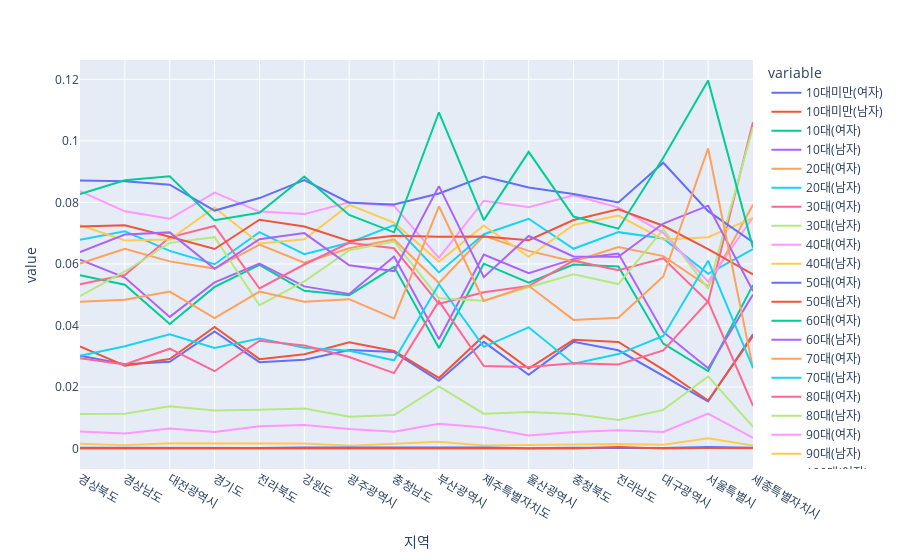

Here is the notebook cell this chart was saved with:
### Code cell
fig = px.line(age_gender)
fig.show()

### Figure 1 — Plotly figure (JSON) as saved in the notebook; plotly's stock layout.template omitted (floating-point values rounded to 4 significant figures)
{"data": [{"hovertemplate": "variable=10대미만(여자)<br>지역=%{x}<br>value=%{y}<extra></extra>", "legendgroup": "10대미만(여자)", "line": {"color": "#636efa", "dash": "solid"}, "mode": "lines", "name": "10대미만(여자)", "orientation": "v", "showlegend": true, "type": "scatter", "x": ["경상북도", "경상남도", "대전광역시", "경기도", "전라북도", "강원도", "광주광역시", "충청남도", "부산광역시", "제주특별자치도", "울산광역시", "충청북도", "전라남도", "대구광역시", "서울특별시", "세종특별자치시"], "xaxis": "x", "y": [0.03016, 0.0274, 0.0282, 0.03803, 0.02809, 0.02889, 0.03199, 0.03137, 0.022, 0.03469, 0.02399, 0.03468, 0.03193, 0.02376, 0.01532, 0.03716], "yaxis": "y"}, {"hovertemplate": "variable=10대미만(남자)<br>지역=%{x}<br>value=%{y}<extra></extra>", "legendgroup": "10대미만(남자)", "line": {"color": "#EF553B", "dash": "solid"}, "mode": "lines", "name": "10대미만(남자)", "orientation": "v", "showlegend": true, "type": "scatter", "x": ["경상북도", "경상남도", "대전광역시", "경기도", "전라북도", "강원도", "광주광역시", "충청남도", "부산광역시", "제주특별자치도", "울산광역시", "충청북도", "전라남도", "대구광역시", "서울특별시", "세종특별자치시"], "xaxis": "x", "y": [0.03319, 0.0269, 0.02909, 0.03951, 0.02906, 0.03068, 0.03457, 0.03171, 0.02295, 0.03669, 0.026, 0.03534, 0.03465, 0.02563, 0.01563, 0.0366], "yaxis": "y"}, {"hovertemplate": "variable=10대(여자)<br>지역=%{x}<br>value=%{y}<extra></extra>", "legendgroup": "10대(여자)", "line": {"color": "#00cc96", "dash": "solid"}, "mode": "lines", "name": "10대(여자)", "orientation": "v", "showlegend": true, "type": "scatter", "x": ["경상북도", "경상남도", "대전광역시", "경기도", "전라북도", "강원도", "광주광역시", "충청남도", "부산광역시", "제주특별자치도", "울산광역시", "충청북도", "전라남도", "대구광역시", "서울특별시", "세종특별자치시"], "xaxis": "x", "y": [0.05635, 0.05326, 0.04049, 0.05255, 0.05968, 0.05129, 0.04985, 0.05908, 0.03268, 0.06009, 0.05387, 0.05981, 0.05915, 0.0341, 0.02521, 0.05317], "yaxis": "y"}, {"hovertemplate": "variable=10대(남자)<br>지역=%{x}<br>value=%{y}<extra></extra>", "legendgroup": "10대(남자)", "line": {"color": "#ab63fa", "dash": "solid"}, "mode": "lines", "name": "10대(남자)", "orientation": "v", "showlegend": true, "type": "scatter", "x": ["경상북도", "경상남도", "대전광역시", "경기도", "전라북도", "강원도", "광주광역시", "충청남도", "부산광역시", "제주특별자치도", "울산광역시", "충청북도", "전라남도", "대구광역시", "서울특별시", "세종특별자치시"], "xaxis": "x", "y": [0.06136, 0.05557, 0.04279, 0.05399, 0.06008, 0.05271, 0.05025, 0.06242, 0.03551, 0.06308, 0.05697, 0.06157, 0.06338, 0.0379, 0.02612, 0.05005], "yaxis": "y"}, {"hovertemplate": "variable=20대(여자)<br>지역=%{x}<br>value=%{y}<extra></extra>", "legendgroup": "20대(여자)", "line": {"color": "#FFA15A", "dash": "solid"}, "mode": "lines", "name": "20대(여자)", "orientation": "v", "showlegend": true, "type": "scatter", "x": ["경상북도", "경상남도", "대전광역시", "경기도", "전라북도", "강원도", "광주광역시", "충청남도", "부산광역시", "제주특별자치도", "울산광역시", "충청북도", "전라남도", "대구광역시", "서울특별시", "세종특별자치시"], "xaxis": "x", "y": [0.0601, 0.06492, 0.06083, 0.05848, 0.06626, 0.06037, 0.06508, 0.06797, 0.0538, 0.06913, 0.06424, 0.06082, 0.06552, 0.06256, 0.05271, 0.07928], "yaxis": "y"}, {"hovertemplate": "variable=20대(남자)<br>지역=%{x}<br>value=%{y}<extra></extra>", "legendgroup": "20대(남자)", "line": {"color": "#19d3f3", "dash": "solid"}, "mode": "lines", "name": "20대(남자)", "orientation": "v", "showlegend": true, "type": "scatter", "x": ["경상북도", "경상남도", "대전광역시", "경기도", "전라북도", "강원도", "광주광역시", "충청남도", "부산광역시", "제주특별자치도", "울산광역시", "충청북도", "전라남도", "대구광역시", "서울특별시", "세종특별자치시"], "xaxis": "x", "y": [0.06786, 0.07062, 0.06425, 0.05989, 0.07032, 0.06316, 0.06688, 0.07262, 0.05723, 0.06967, 0.07469, 0.06494, 0.07034, 0.06825, 0.05678, 0.06483], "yaxis": "y"}, {"hovertemplate": "variable=30대(여자)<br>지역=%{x}<br>value=%{y}<extra></extra>", "legendgroup": "30대(여자)", "line": {"color": "#FF6692", "dash": "solid"}, "mode": "lines", "name": "30대(여자)", "orientation": "v", "showlegend": true, "type": "scatter", "x": ["경상북도", "경상남도", "대전광역시", "경기도", "전라북도", "강원도", "광주광역시", "충청남도", "부산광역시", "제주특별자치도", "울산광역시", "충청북도", "전라남도", "대구광역시", "서울특별시", "세종특별자치시"], "xaxis": "x", "y": [0.05343, 0.05641, 0.06865, 0.07233, 0.05203, 0.05982, 0.06689, 0.0651, 0.04705, 0.05081, 0.05283, 0.06107, 0.05798, 0.06183, 0.04766, 0.1061], "yaxis": "y"}, {"hovertemplate": "variable=30대(남자)<br>지역=%{x}<br>value=%{y}<extra></extra>", "legendgroup": "30대(남자)", "line": {"color": "#B6E880", "dash": "solid"}, "mode": "lines", "name": "30대(남자)", "orientation": "v", "showlegend": true, "type": "scatter", "x": ["경상북도", "경상남도", "대전광역시", "경기도", "전라북도", "강원도", "광주광역시", "충청남도", "부산광역시", "제주특별자치도", "울산광역시", "충청북도", "전라남도", "대구광역시", "서울특별시", "세종특별자치시"], "xaxis": "x", "y": [0.04957, 0.05755, 0.06685, 0.0687, 0.0466, 0.05432, 0.06442, 0.0673, 0.04887, 0.04803, 0.05241, 0.05663, 0.05347, 0.07121, 0.05188, 0.1044], "yaxis": "y"}, {"hovertemplate": "variable=40대(여자)<br>지역=%{x}<br>value=%{y}<extra></extra>", "legendgroup": "40대(여자)", "line": {"color": "#FF97FF", "dash": "solid"}, "mode": "lines", "name": "40대(여자)", "orientation": "v", "showlegend": true, "type": "scatter", "x": ["경상북도", "경상남도", "대전광역시", "경기도", "전라북도", "강원도", "광주광역시", "충청남도", "부산광역시", "제주특별자치도", "울산광역시", "충청북도", "전라남도", "대구광역시", "서울특별시", "세종특별자치시"], "xaxis": "x", "y": [0.08366, 0.07709, 0.07467, 0.08321, 0.07701, 0.0762, 0.08003, 0.07886, 0.06195, 0.08055, 0.07845, 0.08232, 0.07836, 0.07009, 0.05422, 0.07515], "yaxis": "y"}, {"hovertemplate": "variable=40대(남자)<br>지역=%{x}<br>value=%{y}<extra></extra>", "legendgroup": "40대(남자)", "line": {"color": "#FECB52", "dash": "solid"}, "mode": "lines", "name": "40대(남자)", "orientation": "v", "showlegend": true, "type": "scatter", "x": ["경상북도", "경상남도", "대전광역시", "경기도", "전라북도", "강원도", "광주광역시", "충청남도", "부산광역시", "제주특별자치도", "울산광역시", "충청북도", "전라남도", "대구광역시", "서울특별시", "세종특별자치시"], "xaxis": "x", "y": [0.07261, 0.0676, 0.06792, 0.07835, 0.06664, 0.068, 0.07918, 0.07342, 0.06077, 0.07253, 0.06232, 0.07265, 0.07572, 0.06798, 0.06867, 0.07493], "yaxis": "y"}, {"hovertemplate": "variable=50대(여자)<br>지역=%{x}<br>value=%{y}<extra></extra>", "legendgroup": "50대(여자)", "line": {"color": "#636efa", "dash": "solid"}, "mode": "lines", "name": "50대(여자)", "orientation": "v", "showlegend": true, "type": "scatter", "x": ["경상북도", "경상남도", "대전광역시", "경기도", "전라북도", "강원도", "광주광역시", "충청남도", "부산광역시", "제주특별자치도", "울산광역시", "충청북도", "전라남도", "대구광역시", "서울특별시", "세종특별자치시"], "xaxis": "x", "y": [0.08715, 0.08687, 0.08575, 0.07734, 0.08141, 0.08727, 0.0799, 0.0793, 0.0829, 0.0884, 0.08484, 0.08275, 0.07997, 0.09289, 0.07716, 0.06706], "yaxis": "y"}, {"hovertemplate": "variable=50대(남자)<br>지역=%{x}<br>value=%{y}<extra></extra>", "legendgroup": "50대(남자)", "line": {"color": "#EF553B", "dash": "solid"}, "mode": "lines", "name": "50대(남자)", "orientation": "v", "showlegend": true, "type": "scatter", "x": ["경상북도", "경상남도", "대전광역시", "경기도", "전라북도", "강원도", "광주광역시", "충청남도", "부산광역시", "제주특별자치도", "울산광역시", "충청북도", "전라남도", "대구광역시", "서울특별시", "세종특별자치시"], "xaxis": "x", "y": [0.07215, 0.07257, 0.06882, 0.06486, 0.07438, 0.07218, 0.06744, 0.06917, 0.06885, 0.06893, 0.06771, 0.07428, 0.07779, 0.0724, 0.0648, 0.05663], "yaxis": "y"}, {"hovertemplate": "variable=60대(여자)<br>지역=%{x}<br>value=%{y}<extra></extra>", "legendgroup": "60대(여자)", "line": {"color": "#00cc96", "dash": "solid"}, "mode": "lines", "name": "60대(여자)", "orientation": "v", "showlegend": true, "type": "scatter", "x": ["경상북도", "경상남도", "대전광역시", "경기도", "전라북도", "강원도", "광주광역시", "충청남도", "부산광역시", "제주특별자치도", "울산광역시", "충청북도", "전라남도", "대구광역시", "서울특별시", "세종특별자치시"], "xaxis": "x", "y": [0.08268, 0.0872, 0.08847, 0.07424, 0.07664, 0.08842, 0.07593, 0.07028, 0.1093, 0.07425, 0.09642, 0.07539, 0.07147, 0.09451, 0.1196, 0.06528], "yaxis": "y"}, {"hovertemplate": "variable=60대(남자)<br>지역=%{x}<br>value=%{y}<extra></extra>", "legendgroup": "60대(남자)", "line": {"color": "#ab63fa", "dash": "solid"}, "mode": "lines", "name": "60대(남자)", "orientation": "v", "showlegend": true, "type": "scatter", "x": ["경상북도", "경상남도", "대전광역시", "경기도", "전라북도", "강원도", "광주광역시", "충청남도", "부산광역시", "제주특별자치도", "울산광역시", "충청북도", "전라남도", "대구광역시", "서울특별시", "세종특별자치시"], "xaxis": "x", "y": [0.06389, 0.06956, 0.07026, 0.05842, 0.06804, 0.07001, 0.05959, 0.05769, 0.08529, 0.05572, 0.06909, 0.06243, 0.06235, 0.07313, 0.07894, 0.05116], "yaxis": "y"}, {"hovertemplate": "variable=70대(여자)<br>지역=%{x}<br>value=%{y}<extra></extra>", "legendgroup": "70대(여자)", "line": {"color": "#FFA15A", "dash": "solid"}, "mode": "lines", "name": "70대(여자)", "orientation": "v", "showlegend": true, "type": "scatter", "x": ["경상북도", "경상남도", "대전광역시", "경기도", "전라북도", "강원도", "광주광역시", "충청남도", "부산광역시", "제주특별자치도", "울산광역시", "충청북도", "전라남도", "대구광역시", "서울특별시", "세종특별자치시"], "xaxis": "x", "y": [0.04772, 0.04836, 0.05101, 0.04242, 0.05102, 0.04773, 0.04855, 0.0423, 0.07874, 0.04794, 0.05291, 0.04181, 0.04253, 0.05591, 0.09754, 0.02606], "yaxis": "y"}, {"hovertemplate": "variable=70대(남자)<br>지역=%{x}<br>value=%{y}<extra></extra>", "legendgroup": "70대(남자)", "line": {"color": "#19d3f3", "dash": "solid"}, "mode": "lines", "name": "70대(남자)", "orientation": "v", "showlegend": true, "type": "scatter", "x": ["경상북도", "경상남도", "대전광역시", "경기도", "전라북도", "강원도", "광주광역시", "충청남도", "부산광역시", "제주특별자치도", "울산광역시", "충청북도", "전라남도", "대구광역시", "서울특별시", "세종특별자치시"], "xaxis": "x", "y": [0.03017, 0.03328, 0.03714, 0.03273, 0.03575, 0.03276, 0.03175, 0.02868, 0.05339, 0.03305, 0.03941, 0.02757, 0.0307, 0.03657, 0.06105, 0.02622], "yaxis": "y"}, {"hovertemplate": "variable=80대(여자)<br>지역=%{x}<br>value=%{y}<extra></extra>", "legendgroup": "80대(여자)", "line": {"color": "#FF6692", "dash": "solid"}, "mode": "lines", "name": "80대(여자)", "orientation": "v", "showlegend": true, "type": "scatter", "x": ["경상북도", "경상남도", "대전광역시", "경기도", "전라북도", "강원도", "광주광역시", "충청남도", "부산광역시", "제주특별자치도", "울산광역시", "충청북도", "전라남도", "대구광역시", "서울특별시", "세종특별자치시"], "xaxis": "x", "y": [0.02936, 0.02736, 0.03245, 0.02514, 0.03505, 0.03351, 0.02975, 0.02451, 0.04791, 0.02684, 0.02654, 0.02776, 0.02734, 0.03189, 0.04785, 0.01389], "yaxis": "y"}, {"hovertemplate": "variable=80대(남자)<br>지역=%{x}<br>value=%{y}<extra></extra>", "legendgroup": "80대(남자)", "line": {"color": "#B6E880", "dash": "solid"}, "mode": "lines", "name": "80대(남자)", "orientation": "v", "showlegend": true, "type": "scatter", "x": ["경상북도", "경상남도", "대전광역시", "경기도", "전라북도", "강원도", "광주광역시", "충청남도", "부산광역시", "제주특별자치도", "울산광역시", "충청북도", "전라남도", "대구광역시", "서울특별시", "세종특별자치시"], "xaxis": "x", "y": [0.01121, 0.01129, 0.01375, 0.01235, 0.01264, 0.01303, 0.01034, 0.0109, 0.02023, 0.01133, 0.01191, 0.01121, 0.009312, 0.01256, 0.02346, 0.007086], "yaxis": "y"}, {"hovertemplate": "variable=90대(여자)<br>지역=%{x}<br>value=%{y}<extra></extra>", "legendgroup": "90대(여자)", "line": {"color": "#FF97FF", "dash": "solid"}, "mode": "lines", "name": "90대(여자)", "orientation": "v", "showlegend": true, "type": "scatter", "x": ["경상북도", "경상남도", "대전광역시", "경기도", "전라북도", "강원도", "광주광역시", "충청남도", "부산광역시", "제주특별자치도", "울산광역시", "충청북도", "전라남도", "대구광역시", "서울특별시", "세종특별자치시"], "xaxis": "x", "y": [0.005578, 0.00491, 0.006494, 0.00539, 0.007223, 0.007628, 0.006343, 0.005429, 0.008043, 0.006832, 0.004221, 0.005386, 0.005965, 0.005364, 0.01134, 0.003459], "yaxis": "y"}, {"hovertemplate": "variable=90대(남자)<br>지역=%{x}<br>value=%{y}<extra></extra>", "legendgroup": "90대(남자)", "line": {"color": "#FECB52", "dash": "solid"}, "mode": "lines", "name": "90대(남자)", "orientation": "v", "showlegend": true, "type": "scatter", "x": ["경상북도", "경상남도", "대전광역시", "경기도", "전라북도", "강원도", "광주광역시", "충청남도", "부산광역시", "제주특별자치도", "울산광역시", "충청북도", "전라남도", "대구광역시", "서울특별시", "세종특별자치시"], "xaxis": "x", "y": [0.001553, 0.001086, 0.00174, 0.001707, 0.001898, 0.001677, 0.0008954, 0.001549, 0.00224, 0.0009818, 0.001087, 0.00131, 0.001458, 0.001259, 0.003326, 0.001004], "yaxis": "y"}, {"hovertemplate": "variable=100대(여자)<br>지역=%{x}<br>value=%{y}<extra></extra>", "legendgroup": "100대(여자)", "line": {"color": "#636efa", "dash": "solid"}, "mode": "lines", "name": "100대(여자)", "orientation": "v", "showlegend": true, "type": "scatter", "x": ["경상북도", "경상남도", "대전광역시", "경기도", "전라북도", "강원도", "광주광역시", "충청남도", "부산광역시", "제주특별자치도", "울산광역시", "충청북도", "전라남도", "대구광역시", "서울특별시", "세종특별자치시"], "xaxis": "x", "y": [0.0002336, 0.0001793, 0.0002982, 0.0002904, 0.0001582, 0.0003186, 0.0003531, 0.0002194, 0.0002676, 0.0003682, 8.359e-05, 0.0002571, 0.0001491, 0.0002189, 0.0005315, 0.000279], "yaxis": "y"}, {"hovertemplate": "variable=100대(남자)<br>지역=%{x}<br>value=%{y}<extra></extra>", "legendgroup": "100대(남자)", "line": {"color": "#EF553B", "dash": "solid"}, "mode": "lines", "name": "100대(남자)", "orientation": "v", "showlegend": true, "type": "scatter", "x": ["경상북도", "경상남도", "대전광역시", "경기도", "전라북도", "강원도", "광주광역시", "충청남도", "부산광역시", "제주특별자치도", "울산광역시", "충청북도", "전라남도", "대구광역시", "서울특별시", "세종특별자치시"], "xaxis": "x", "y": [1.374e-05, 9.96e-06, 6.627e-05, 6.74e-05, 1.318e-05, 1.677e-05, 1.261e-05, 0.0001234, 2.817e-05, 8.182e-05, 0, 3.672e-05, 0.000464, 0, 0.0001519, 0.0001116], "yaxis": "y"}], "layout": {"legend": {"title": {"text": "variable"}, "tracegroupgap": 0}, "margin": {"t": 60}, "xaxis": {"anchor": "y", "domain": [0, 1], "title": {"text": "지역"}}, "yaxis": {"anchor": "x", "domain": [0, 1], "title": {"text": "value"}}}}
